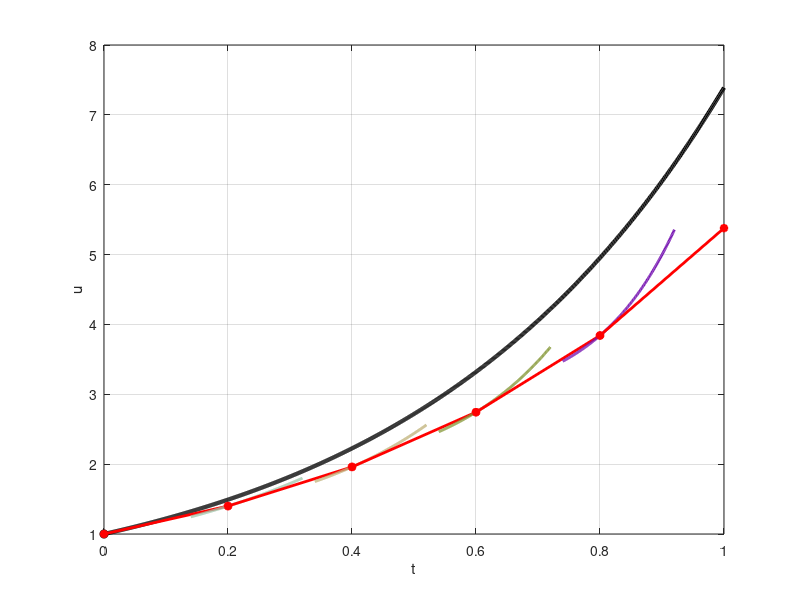

This chart was generated by the following MATLAB code:
% A demonstration of forward Euler code
%
% Solve:  u' = a*u,  u(0) = 1;

a = 2;
f = @(t,u)  a*u;
u0 = 1;

Tf = 1;
k = 0.2;  % desired time step
numsteps = ceil(Tf / k)  % now adjust to have integer steps
k = Tf / numsteps        % modified time step

v = u0;

figure(1); clf;
plot(0, u0, 'ko');
hold on;
tt = linspace(0, Tf, 1000);
lw = 'linewidth';
plot(tt, exp(a*tt), 'k-', lw, 3);
xlabel('t'); ylabel('u'); grid on
yl = ylim();
pause

for n = 1:numsteps
  t = k*(n-1);
  %vnew = v + k*f(t, v);
  rhs = f(t, v);

  % plot the exact solution from this point
  if (n > 1)
    tt = linspace(t-0.3*k, t+0.6*k, 200);
    plot(tt, exp(rhs*(tt-t))-1+v, '-', 'color', 0.8*rand(3,1), lw, 2)
    ylim(yl)
    pause
  end

  vnew = v + k*rhs;
  plot([t t+k], [v vnew], 'r*-', lw, 2)
  pause
  v = vnew;
end

